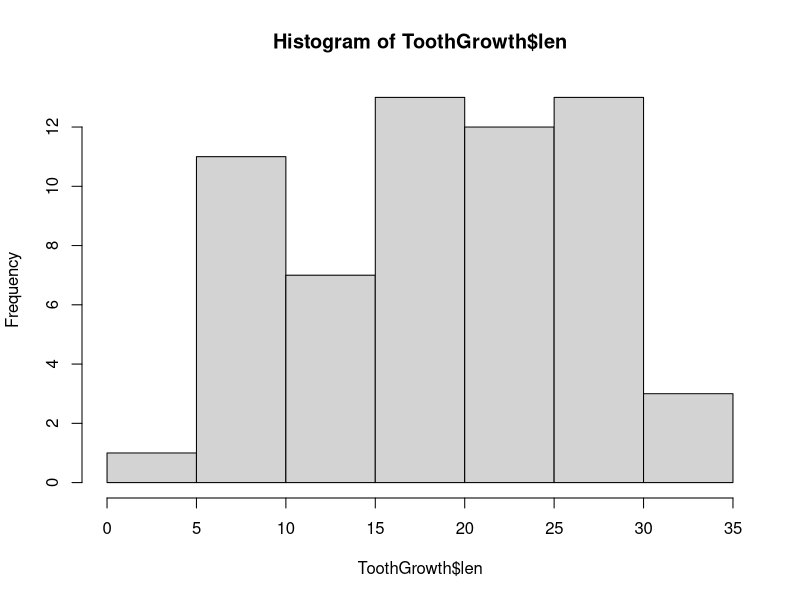
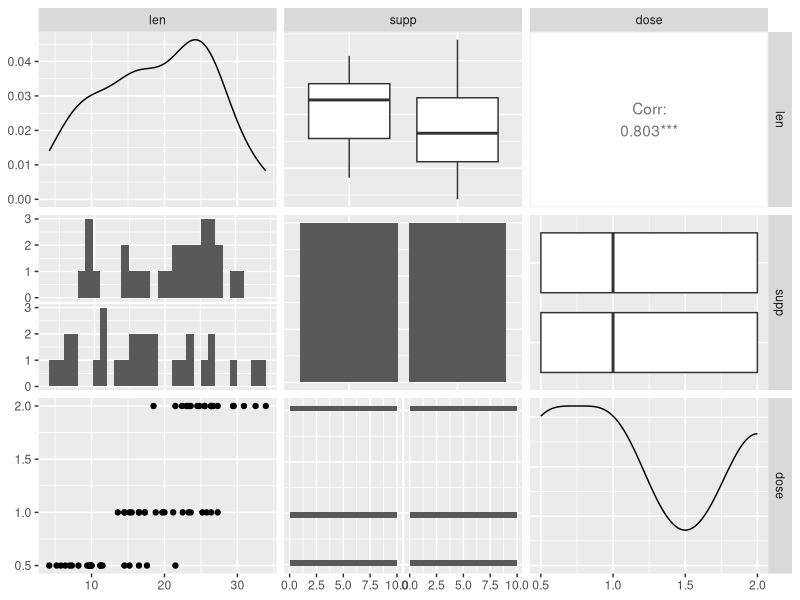
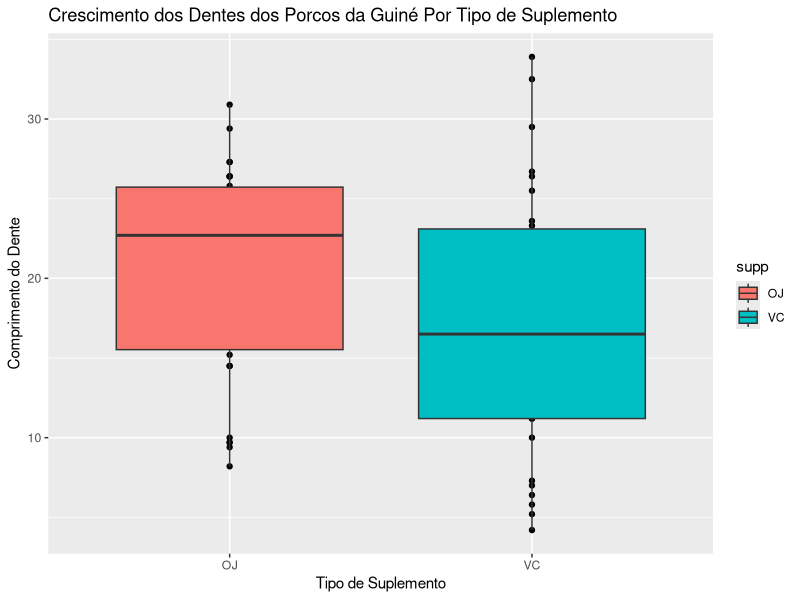

Recreate these plots in R, in order.
#### ESTATÍSTICA ####

#### LABORATÓRIO 05: O Que Fazer Quando a Suposição do Teste Estatístico Não é Satisfeita? ####

# Objetivo neste estudo é responder a seguinte pergunta: 
# Há diferença significativa no crescimento dos dentes de acordo com o tipo de suplemento usado nos Porcos da Guiné?

#### 1. Working Directory ####
# Configurando o diretório de trabalho
setwd("C:/Users/Utilizador/repos/Formacao_cientista_de_dados/big_data_analytics_R_microsoft_azure_machine_learning/Modulo_12")
getwd()

#### 2. Imports ####
library(ggplot2)
library(GGally)

#### 3. Data Loading ####
?ToothGrowth
data("ToothGrowth")

# 
str(ToothGrowth)

# Ver dados
View(ToothGrowth)

# Resumo dos dados
summary(ToothGrowth)

# Histograma da variável len
hist(ToothGrowth$len)

# GGPairs
?ggpairs
ggpairs(ToothGrowth)

# Boxplots por tipo de suplemento
qplot(supp,
      len,
      data = ToothGrowth, 
      main = "Crescimento dos Dentes dos Porcos da Guiné Por Tipo de Suplemento",
      xlab = "Tipo de Suplemento", 
      ylab = "Comprimento do Dente") + 
  geom_boxplot(aes(fill = supp))

# Analisando os boxplots parece haver uma diferença no crescimento dos dentes, associada ao
# tipo de suplemento. Precisamos validar.

#### 4. Test ####
# Há diferença significativa no crescimento dos dentes de acordo com o tipo de suplemento
# usado nos Porcos da Guiné?

##### 4.1 First solution #####
# Solução 1: Aplicar um Teste t de amostras independentes a fim de verificar se os tipos 
# de suplementos tem impacto no crescimento dos dentes dos animais. Hipóteses para o Teste t:

# H0 (Hipótese Nula) – Não há diferença significativa entre as médias dos 2 grupos 
# (logo o tipo de suplemento não tem impacto no crescimento dos dentes)
# H1 (Hipótese Alternativa) – Há diferença significativa entre as médias dos 2 grupos 
# (logo o tipo de suplemento tem impacto no crescimento dos dentes)

# Para aplicar o Teste t primeiro precisamos validar as 5 suposições do Teste.

# 1- Os dados são aleatórios e representativos da população.
# 2- A variável dependente é contínua.
# 3- Ambos os grupos são independentes (ou seja, grupos exaustivos e excludentes).
# 4- Os resíduos do modelo são normalmente distribuídos.
# 5- A variância residual é homogênea (princípio da homocedasticidade).

# Para o nosso exemplo neste estudo de caso, iremos considerar como verdadeiras as 
# suposições de 1 a 3 e validaremos as suposições 4 e 5. Para a suposição 4 usaremos 
# o Teste de Shapiro-Wilk e para a suposição 5 usaremos o Teste F.

# Validamos primeiro a suposição 5 usando o Teste F

# H0 = As médias de dados extraídos de uma população normalmente distribuída tem a mesma variância.
# H1 = As médias de dados extraídos de uma população normalmente distribuída não tem a mesma variância.
? var.test
var.test(len ~ supp, data = ToothGrowth)

# O valor-p é maior que 0.05. Falhamos em rejeitar a H0.
# Não há diferença significativa entre as variâncias dos 2 grupos.

# Validamos agora a suposição 4 

###### SHAPIRO ######
# Teste de Normalidade Shapiro-Wilk 
# H0: Os dados são normalmente distribuídos
# H1: Os dados não são normalmente distribuídos
?shapiro.test
shapiro.test(ToothGrowth$len[ToothGrowth$supp == 'OJ']) 
shapiro.test(ToothGrowth$len[ToothGrowth$supp == 'VC']) 

# O valor-p do primeiro grupo é menor que 0.05. Rejeitamos a H0.
# O valor-p do segundo grupo é maior que 0.05. Falhamos em rejeitar a H0.

# Uma das suposições do Teste t não foi satisfeita e o teste não pode ser usado.

# Observe o que acontece se você aplicar o Teste t:
# H0 (Hipótese Nula) – Não há diferença significativa entre as médias dos 2 grupos
df_OJ = ToothGrowth$len[ToothGrowth$supp == 'OJ']
df_VC = ToothGrowth$len[ToothGrowth$supp == 'VC']

###### TEST T ######
t.test(df_OJ, df_VC, paired = FALSE, var.equal = FALSE, conf.level = 0.95) 

# O valor-p do teste é 0.06063, logo, maior que 0.05. Falhamos em rejeitar a H0.
# Podemos concluir que os 2 grupos não tem diferença significativa.
# Ou seja, não há diferença significativa entre os tipos de suplementos aplicados para o crescimento
# dos Porcos da Guiné. Compare com o resultado do Boxplot.

# A Solução 1 não é válida para esse tipo de problema pois os dados não satisfazem 
# uma das suposições.

# Será que a dosagem do suplemento é que realmente faz diferença e não o tipo de suplemento?
# Vamos verificar!

##### 4.1 Second solution #####
# Solução 2: Aplicar um Teste ANOVA a fim de verificar se as dosagens dos tipos de suplementos 
# é que causam impacto no crescimento dos dentes dos animais.

# Para usar o teste ANOVA, temos as seguintes suposições principais:

# 1- Dentro de cada amostra, as observações são amostradas aleatoriamente e independentemente umas das outras.
# 2- Cada amostra de grupo é extraída de uma população normalmente distribuída.

# Consideramos a suposição 1 como verdadeira e testaremos a suposição 2.

# Dividimos os dados em 3 grupos de acordo com a dosagem do suplemento
unique(ToothGrowth$dose)
dose_0_5 = ToothGrowth$len[ToothGrowth$dose == 0.5]
dose_1_0 = ToothGrowth$len[ToothGrowth$dose == 1]
dose_2_0 = ToothGrowth$len[ToothGrowth$dose == 2]

###### SHAPIRO ######
# Teste de Normalidade Shapiro-Wilk para cada grupo
# H0: Os dados são normalmente distribuídos
# H1: Os dados não são normalmente distribuídos
shapiro.test(dose_0_5) 
shapiro.test(dose_1_0) 
shapiro.test(dose_2_0) 

# O valor-p de todos os grupos é maior que 0.05. Falhamos em rejeitar a H0.
# As 3 amostras são normalmente distribuídas.

###### ANOVA ######
# ANOVA
teste_anova = aov(len ~ dose, ToothGrowth)
summary(teste_anova)

# Com base nesta análise unidirecional, a dosagem tem um efeito muito significativo no 
# comprimento do dente.

# Conclusão:

# O tipo de suplemento não parece ter diferença. 
# O que faz diferença para o crescimento dos dentes dos Porcos da Guiné é a 
# dosagem do suplemento.

###### LINEAR REGRESSION ######
# Ou ainda: o tipo de suplemento pode fazer diferença dependendo da dosagem!
# Podemos validar isso com um modelo de regressão linear.
?lm
modelo_lr = lm(len ~ supp + dose, ToothGrowth)
summary(modelo_lr)